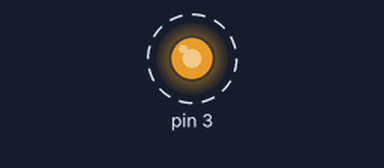
Bench run of a sketch on a simulated Arduino Uno, built with avr-gcc and run on an emulated ATmega328P. Parts: output pins drawn as LEDs (lit = HIGH). Dashed ring = blinking.

Above: at 0.05 s.
Timing chart, 0 to 4.6 s (numbered marks = the images above):
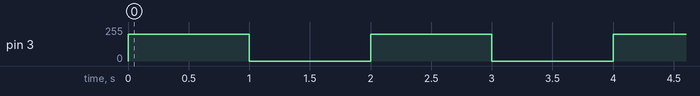

Measured:
- by itself, pin 3: alternates 200/255 for 1.0 s and 0/255 for 1.0 s

The sketch:

fading_led.ino
```cpp
// C++ code
//
void setup()
{
  pinMode(3, OUTPUT);
}

void loop()
{
 // digitalWrite(0, HIGH);

  for(int i=0;i<=200;i+=5)
  {
    analogWrite(3,i);
  }
  delay(1000);
  for(int i=200;i>=0;i-=5)
  {
    analogWrite(3,i);
  }

  delay(1000); // Wait for 1000 millisecond(s)
  //digitalWrite(LED_BUILTIN, LOW);
  //delay(1000); // Wait for 1000 millisecond(s)
}
```
